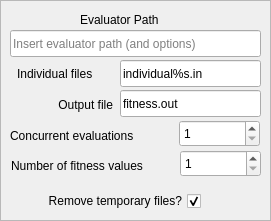
       <widget class="QFrame" name="frame_EvaluatorSettings">
        <property name="geometry">
         <rect>
          <x>260</x>
          <y>90</y>
          <width>271</width>
          <height>221</height>
         </rect>
        </property>
        <property name="frameShape">
         <enum>QFrame::StyledPanel</enum>
        </property>
        <property name="frameShadow">
         <enum>QFrame::Raised</enum>
        </property>
        <widget class="QCheckBox" name="checkBox_RemoveTemporaryFiles">
         <property name="geometry">
          <rect>
           <x>10</x>
           <y>190</y>
           <width>191</width>
           <height>22</height>
          </rect>
         </property>
         <property name="toolTip">
          <string>If this option is checked, temporary individual files are removed after evaluation.
Otherwise, they are stored in the folder the evolution is started in.</string>
         </property>
         <property name="layoutDirection">
          <enum>Qt::RightToLeft</enum>
         </property>
         <property name="text">
          <string>Remove temporary files?</string>
         </property>
         <property name="checked">
          <bool>true</bool>
         </property>
        </widget>
        <widget class="QLineEdit" name="lineEdit_EvaluatorPath">
         <property name="geometry">
          <rect>
           <x>10</x>
           <y>30</y>
           <width>251</width>
           <height>27</height>
          </rect>
         </property>
         <property name="text">
          <string/>
         </property>
         <property name="placeholderText">
          <string>Insert evaluator path (and options)</string>
         </property>
        </widget>
        <widget class="QLineEdit" name="lineEdit_EvaluatorInputPathName">
         <property name="geometry">
          <rect>
           <x>120</x>
           <y>60</y>
           <width>141</width>
           <height>27</height>
          </rect>
         </property>
         <property name="toolTip">
          <string>ugp3 creates temporary files for the individuals, before evaluating them.
This is the template to be used for the filenames: '%s' is replaced by the individual name.</string>
         </property>
         <property name="accessibleDescription">
          <string/>
         </property>
         <property name="text">
          <string>individual%s.in</string>
         </property>
        </widget>
        <widget class="QLineEdit" name="lineEdit_EvaluatorOutputPathName">
         <property name="geometry">
          <rect>
           <x>120</x>
           <y>90</y>
           <width>141</width>
           <height>27</height>
          </rect>
         </property>
         <property name="toolTip">
          <string>The evaluator must return the fitness value of each individual in a file whose name is specified here.</string>
         </property>
         <property name="text">
          <string>fitness.out</string>
         </property>
        </widget>
        <widget class="QLabel" name="label_11">
         <property name="geometry">
          <rect>
           <x>80</x>
           <y>10</y>
           <width>101</width>
           <height>20</height>
          </rect>
         </property>
         <property name="text">
          <string>Evaluator Path</string>
         </property>
        </widget>
        <widget class="QLabel" name="label_4">
         <property name="geometry">
          <rect>
           <x>17</x>
           <y>63</y>
           <width>101</width>
           <height>21</height>
          </rect>
         </property>
         <property name="toolTip">
          <string>ugp3 creates temporary files for the individuals, before evaluating them.
This is the template to be used for the filenames: '%s' is replaced by the individual name.</string>
         </property>
         <property name="text">
          <string>Individual files</string>
         </property>
        </widget>
        <widget class="QLabel" name="label_12">
         <property name="geometry">
          <rect>
           <x>22</x>
           <y>94</y>
           <width>91</width>
           <height>21</height>
          </rect>
         </property>
         <property name="toolTip">
          <string>The evaluator must return the fitness value of each individual in a file whose name is specified here.</string>
         </property>
         <property name="layoutDirection">
          <enum>Qt::LeftToRight</enum>
         </property>
         <property name="text">
          <string>Output file</string>
         </property>
         <property name="alignment">
          <set>Qt::AlignRight|Qt::AlignTrailing|Qt::AlignVCenter</set>
         </property>
        </widget>
        <widget class="QLabel" name="label_17">
         <property name="geometry">
          <rect>
           <x>11</x>
           <y>150</y>
           <width>181</width>
           <height>31</height>
          </rect>
         </property>
         <property name="toolTip">
          <string>ugp3 can manage more than one fitness value for each individual.
How these are managed, depends on the population type.</string>
         </property>
         <property name="text">
          <string>Number of fitness values</string>
         </property>
        </widget>
        <widget class="QLabel" name="label_10">
         <property name="geometry">
          <rect>
           <x>10</x>
           <y>120</y>
           <width>181</width>
           <height>31</height>
          </rect>
         </property>
         <property name="toolTip">
          <string>Number of individuals to be passed as an argument to the evaluator.
If more than one individual is evaluated, all fitness values must be returned in the specified fitness file.</string>
         </property>
         <property name="text">
          <string>Concurrent evaluations</string>
         </property>
        </widget>
        <widget class="QSpinBox" name="spinBox_ConcurrentEvaluations">
         <property name="geometry">
          <rect>
           <x>179</x>
           <y>120</y>
           <width>81</width>
           <height>27</height>
          </rect>
         </property>
         <property name="toolTip">
          <string>Number of individuals to be passed as an argument to the evaluator.
If more than one individual is evaluated, all fitness values must be returned in the specified fitness file.</string>
         </property>
         <property name="minimum">
          <number>1</number>
         </property>
         <property name="maximum">
          <number>10000</number>
         </property>
        </widget>
        <widget class="QSpinBox" name="spinBox_FitnessParameters">
         <property name="geometry">
          <rect>
           <x>180</x>
           <y>150</y>
           <width>81</width>
           <height>27</height>
          </rect>
         </property>
         <property name="toolTip">
          <string>ugp3 can manage more than one fitness value for each individual.
How these are managed, depends on the population type.</string>
         </property>
         <property name="minimum">
          <number>1</number>
         </property>
         <property name="maximum">
          <number>10000</number>
         </property>
        </widget>
       </widget>
